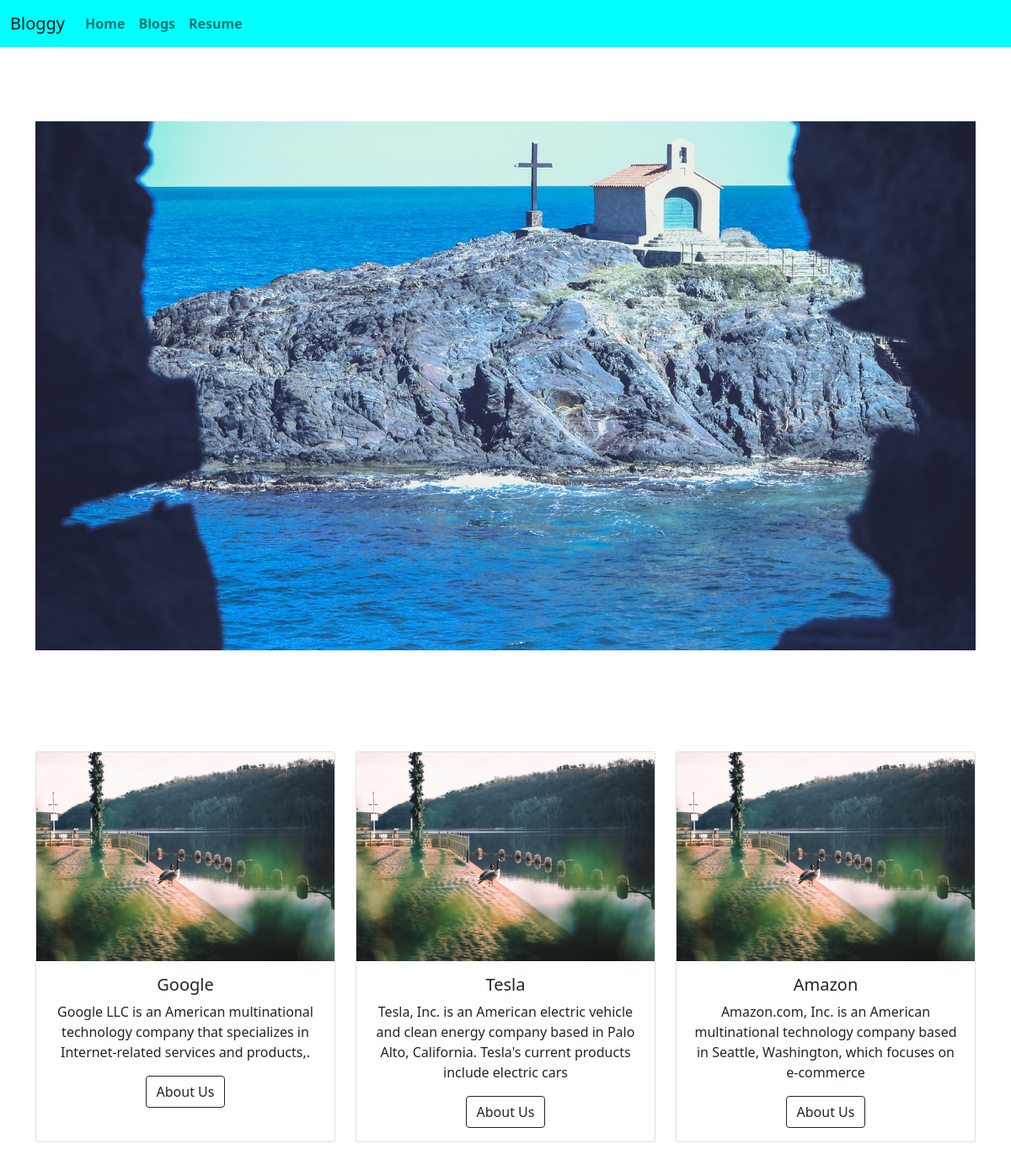
The page / on the database its author committed.
### portfolio/models.py (models this page shows, shortened)
class Project(models.Model):
    title = models.CharField(max_length=100)
    description = models.CharField(max_length=250)
    image = models.ImageField(upload_to='portfolio/images/', blank=True)
    url = models.URLField(blank=True)

### portfolio/views.py (the view)
# urls.py: 2. Add a URL to urlpatterns:  path('', views.home, name='home')
def home(request):
    projects = Project.objects.all()
    return render(request, 'portfolio/home.html', {'projects': projects})

### portfolio/templates/portfolio/home.html (shortened to what this page needs)
{% extends 'portfolio/base.html' %}
{% block content %}
{% load static %}
<div class="container text-center my-5 pt-5">
<img src="{% static 'portfolio/WIN_20200829_19_39_55_Pro.jpg' %}" class="img-fluid" alt="this was an image">
<div class="row row-cols-1 row-cols-md-3 g-4 my-5 py-5">
{% for project in projects %}
  <div class="col">
    <div class="card h-100">
      <img src="{{ project.image.url }}" class="card-img-top" alt="image">
      <div class="card-body">
        <h5 class="card-title">{{ project.title }}</h5>
        <p class="card-text">{{ project.description }}</p>
        <a href="{{ project.url }}">
            <button type="button" class="btn btn-outline-dark">About Us</button>
        </a>
      </div>
    </div>
  </div>
{% endfor %}
</div>
</div>
{% endblock %}

### portfolio/templates/portfolio/base.html (shortened to what this page needs)
<!doctype html>
{% load static %}
<html lang="en">
  <head>
    <link href="https://cdn.jsdelivr.net/npm/bootstrap@5.0.0-beta3/dist/css/bootstrap.min.css" rel="stylesheet">
  </head>
  <body>
<div class="container pb-5 mb-5">
<nav class="navbar navbar-expand-lg navbar-light fixed-top" style="background-color: #00ffff">
  <div class="container-fluid">
    <a class="navbar-brand" href="#">Bloggy</a>
    <div class="collapse navbar-collapse" id="navbarSupportedContent">
      <ul class="navbar-nav me-auto mb-2 mb-lg-0">
        <li class="nav-item">
          <a class="nav-link" aria-current="page" href="{% url 'home'%}"><b>Home</b></a>
        </li>
        <li class="nav-item">
          <a class="nav-link" href="{% url 'blog:all_blogs' %}"><b>Blogs</b></a>
        </li>
        <li class="nav-item">
          <a class="nav-link" href="{% static 'portfolio/NU210281022662090__Eticket.pdf' %}"><b>Resume</b></a>
        </li>
      </ul>
    </div>
  </div>
</nav>
</div>
{% block content %}{% endblock %}
  </body>
</html>

### rows shown on the page
Project: image (picture), title "Google", description "Google LLC is an American multinational technology company that specializes in Internet-related services and products,."
Project: image (picture), title "Tesla", description "Tesla, Inc. is an American electric vehicle and clean energy company based in Palo Alto, California. Tesla's current products include electric cars"
Project: image (picture), title "Amazon", description "Amazon.com, Inc. is an American multinational technology company based in Seattle, Washington, which focuses on e-commerce"
